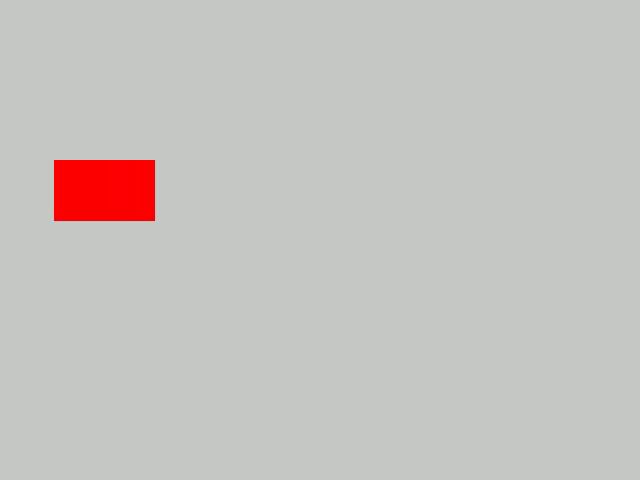
#> input picture frame 8 of test.mp4, 640 x 480 px, given in place of the camera
$ python motionDetection.py
#> lines starting #> are read from the running program, lines starting #| are printed output that depends on the picture; after the words box and inside, x2 and y2 are one past the last pixel; in counts of white or black regions, pixels touching at a corner belong together
import argparse
import cv2
import numpy as np
from datetime import datetime
import json
import sys

def parse_args():
    p = argparse.ArgumentParser(description="running average")
    p.add_argument("--input", default=0, help="file path or camera idx (default 0)")
    p.add_argument("--threshold", type=int, default=25)
    p.add_argument("--min-area", type=int, default=500, help="min contour area (pixels)")
    p.add_argument("--learning-rate", type=float, default=0.01, help="background learning rate")
    p.add_argument("--output-video", default=None, help="ex: out.mp4")
    p.add_argument("--output-json", default=None, help="save detection results as JSON")
    p.add_argument("--save-background", default=None, help="save final background image (ex: bg.png)")
    p.add_argument("--generate-test-video", default=None, help="generate short test video")
    p.add_argument("--visualize", action="store_true", help="interface (cv2.imshow)")

    return p.parse_args()

def generate_test_video(path, width=640, height=480, duration=4, fps=20):
    fourcc = cv2.VideoWriter_fourcc(*"mp4v")
    out = cv2.VideoWriter(path, fourcc, fps, (width, height))
    total = int(duration * fps)

    for i in range(total):
        frame = np.full((height, width, 3), 200, dtype=np.uint8)
        # moving rectangle
        x = int((i / total) * (width - 100))
        y = height // 3
        cv2.rectangle(frame, (x, y), (x + 100, y + 60), (0, 0, 255), -1)
        out.write(frame)

    out.release()
    print(f"Synthetic test video created: {path}")

def open_capture(source):
    # is it camera or file
    try:
        idx = int(source)
        cap = cv2.VideoCapture(idx)
    except Exception:
        cap = cv2.VideoCapture(source)

    if not cap.isOpened():
        raise IOError(f"Cannot open the source: {source}")

    return cap

def process_video(input_src, output_path=None, json_path=None, bg_path=None, thresh=25,
                        min_area=500, learning_rate=0.01, visualize=False):
#> called with input_src = 0, thresh = 25, min_area = 500, learning_rate = 0.01, visualize = False
    cap = open_capture(input_src)
    fps = cap.get(cv2.CAP_PROP_FPS)

    if fps <= 0 or np.isnan(fps):
        fps = 20.0
    width = int(cap.get(cv2.CAP_PROP_FRAME_WIDTH))
    height = int(cap.get(cv2.CAP_PROP_FRAME_HEIGHT))

    writer = None
    if output_path:
        fourcc = cv2.VideoWriter_fourcc(*"mp4v")
        writer = cv2.VideoWriter(output_path, fourcc, fps, (width, height))

    # background as float image (initialized with the first frame)
    bg_float = None
    bg_uint8 = None
    frame_idx = 0
    detections = []

    while True:
        ret, frame = cap.read()
#> frame is the input picture: shape (480, 640, 3); mean B, G, R 192.1, 195, 198.1

        if not ret:
            break
        frame_idx += 1

        gray = cv2.cvtColor(frame, cv2.COLOR_BGR2GRAY)
        gray_blur = cv2.GaussianBlur(gray, (7, 7), 0)
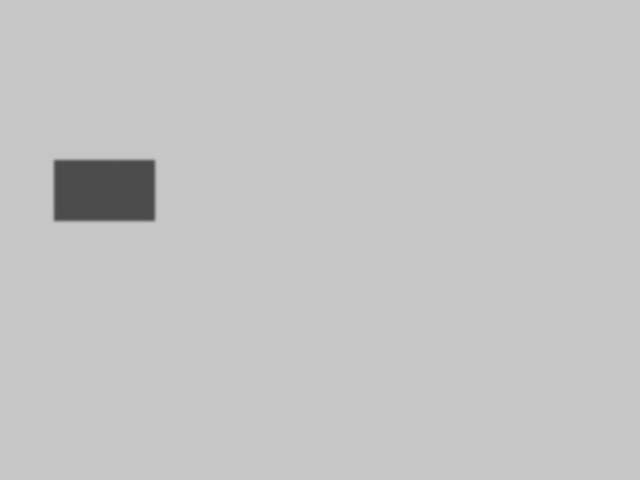
#> gray_blur: shape (480, 640); min 75, max 199, mean 195.5

        if bg_float is None:
            bg_float = gray_blur.astype("float")
            # background initialized from first frame; diff will be zero
            bg_uint8 = cv2.convertScaleAbs(bg_float)

        else:
            # update background using running average
            cv2.accumulateWeighted(gray_blur, bg_float, learning_rate)
            bg_uint8 = cv2.convertScaleAbs(bg_float)

        diff = cv2.absdiff(gray_blur, bg_uint8)
#> diff: shape (480, 640); every value is 0
        _, mask = cv2.threshold(diff, thresh, 255, cv2.THRESH_BINARY)
        # morphological operations: opening + dilation
        kernel = cv2.getStructuringElement(cv2.MORPH_ELLIPSE, (5, 5))
        mask = cv2.morphologyEx(mask, cv2.MORPH_OPEN, kernel, iterations=1)
        mask = cv2.dilate(mask, kernel, iterations=2)

        contours, _ = cv2.findContours(mask, cv2.RETR_EXTERNAL, cv2.CHAIN_APPROX_SIMPLE)
#> contours = []
        frame_dets = []

        for cnt in contours:
            area = cv2.contourArea(cnt)

            if area < min_area:
                continue
            x, y, w, h = cv2.boundingRect(cnt)
            frame_dets.append({"bbox": [int(x), int(y), int(w), int(h)], "area": float(area)})
            # draw bounding box
            cv2.rectangle(frame, (x, y), (x + w, y + h), (0, 255, 0), 2)
#> this loop made 0 passes
#> after the loop, frame_dets = []

        # timestamp
        ts = datetime.now().isoformat()
        cv2.putText(frame, f"Frame: {frame_idx}  Dets: {len(frame_dets)}", (10, 20),
                            cv2.FONT_HERSHEY_SIMPLEX, 0.6, (255, 0, 0), 2)
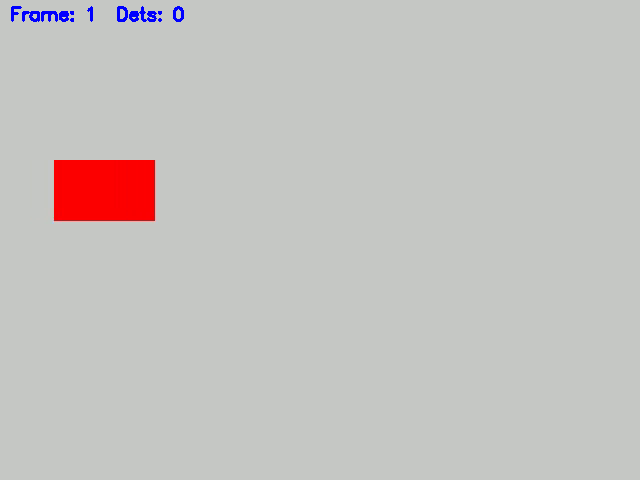
#> frame: shape (480, 640, 3); 0.31% of pixels changed, all inside (x1, y1, x2, y2) = (11, 6, 184, 22)

        if writer:
            writer.write(frame)

        if visualize:
            cv2.imshow("Mask", mask)
            cv2.imshow("Frame", frame)
            cv2.imshow("Background", bg_uint8)

            if cv2.waitKey(1) & 0xFF == 27:
                break

        detections.append({"frame": frame_idx, "timestamp": ts, "detections": frame_dets})

    cap.release()
    if writer:
        writer.release()

    if bg_path and bg_uint8 is not None:
        cv2.imwrite(bg_path, bg_uint8)
        print(f"Background image saved: {bg_path}")

    if visualize:
        cv2.destroyAllWindows()

    if json_path:
        with open(json_path, "w") as f:
            json.dump(detections, f, indent=2)
        print(f"Detections JSON saved: {json_path}")

    print("Processing complete.")

if __name__ == "__main__":
    args = parse_args()

    if args.generate_test_video:
        generate_test_video(args.generate_test_video)
        # if only the test video was requested, exit
        if args.input == 0:
            sys.exit(0)

    try:
        process_video(args.input, output_path=args.output_video, json_path=args.output_json,
                    bg_path=args.save_background, thresh=args.threshold, min_area=args.min_area,
                    learning_rate=args.learning_rate, visualize=args.visualize)

    except Exception as e:
        print(f"Error: {e}")
        sys.exit(1)

$ run again, starting later in the video
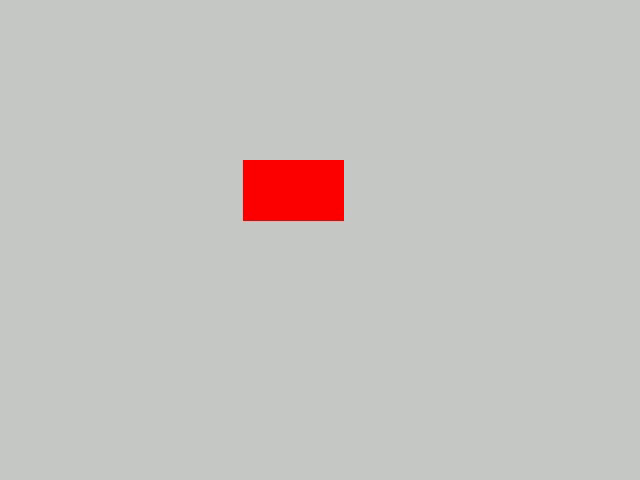
#> input picture frame 36 of test.mp4, 640 x 480 px, given in place of the camera
#> in process_video, frame is the input picture: shape (480, 640, 3); mean B, G, R 192.1, 195, 198.1
#> in process_video, `gray = cv2.cvtColor(frame, cv2.COLOR_BGR2GRAY)`:
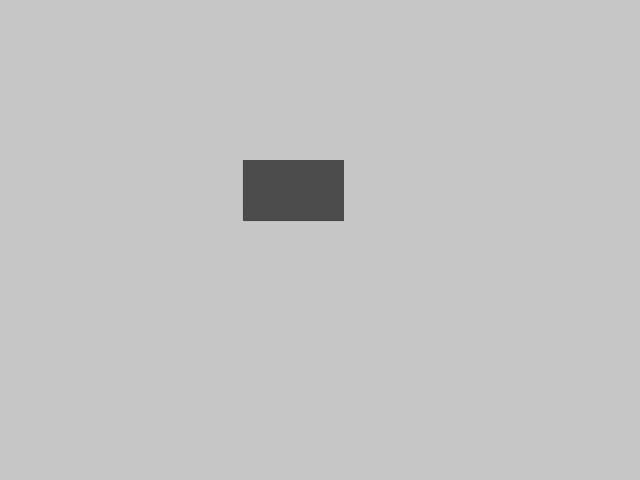
#> gray: shape (480, 640); min 70, max 204, mean 195.5
#> diff: shape (480, 640); every value is 0
#> contours = []
#> in process_video, `cv2.putText(frame, f"Frame: {frame_idx}  Dets: {len(frame_dets)}", (10..`:
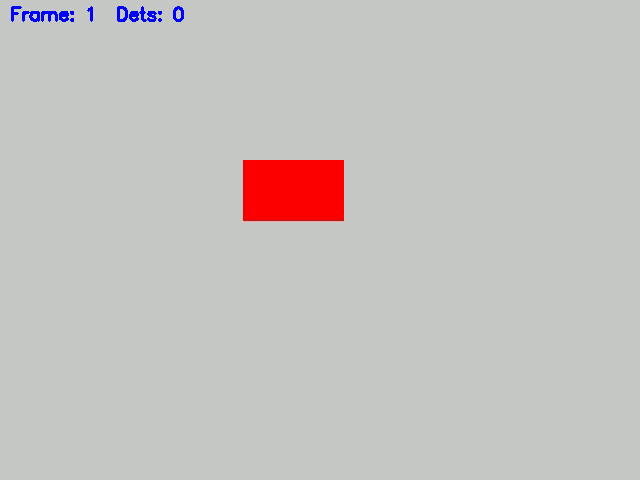
#> frame: shape (480, 640, 3); 0.31% of pixels changed, all inside (x1, y1, x2, y2) = (11, 6, 184, 22)

$ run again, starting later in the video
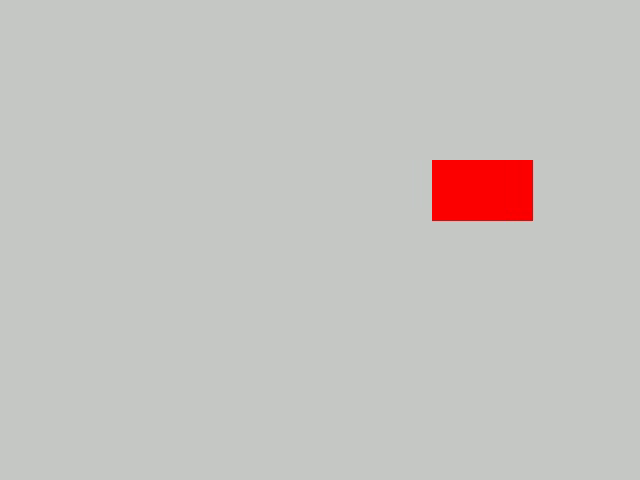
#> input picture frame 64 of test.mp4, 640 x 480 px, given in place of the camera
#> in process_video, frame is the input picture: shape (480, 640, 3); mean B, G, R 192.1, 195, 198.1
#> diff: shape (480, 640); every value is 0
#> contours = []
#> in process_video, `cv2.putText(frame, f"Frame: {frame_idx}  Dets: {len(frame_dets)}", (10..`:
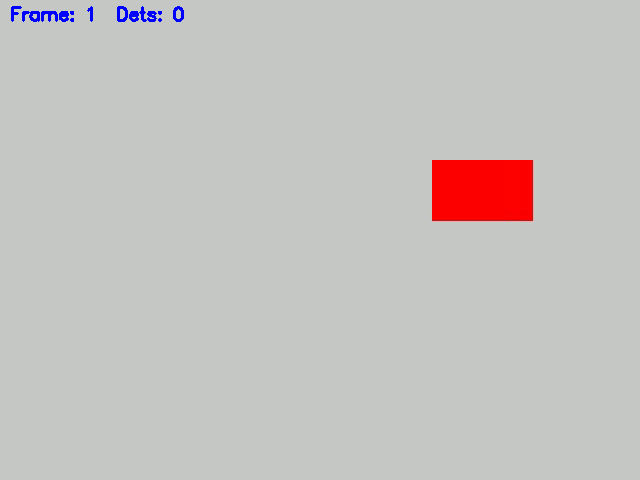
#> frame: shape (480, 640, 3); 0.31% of pixels changed, all inside (x1, y1, x2, y2) = (11, 6, 184, 22)
